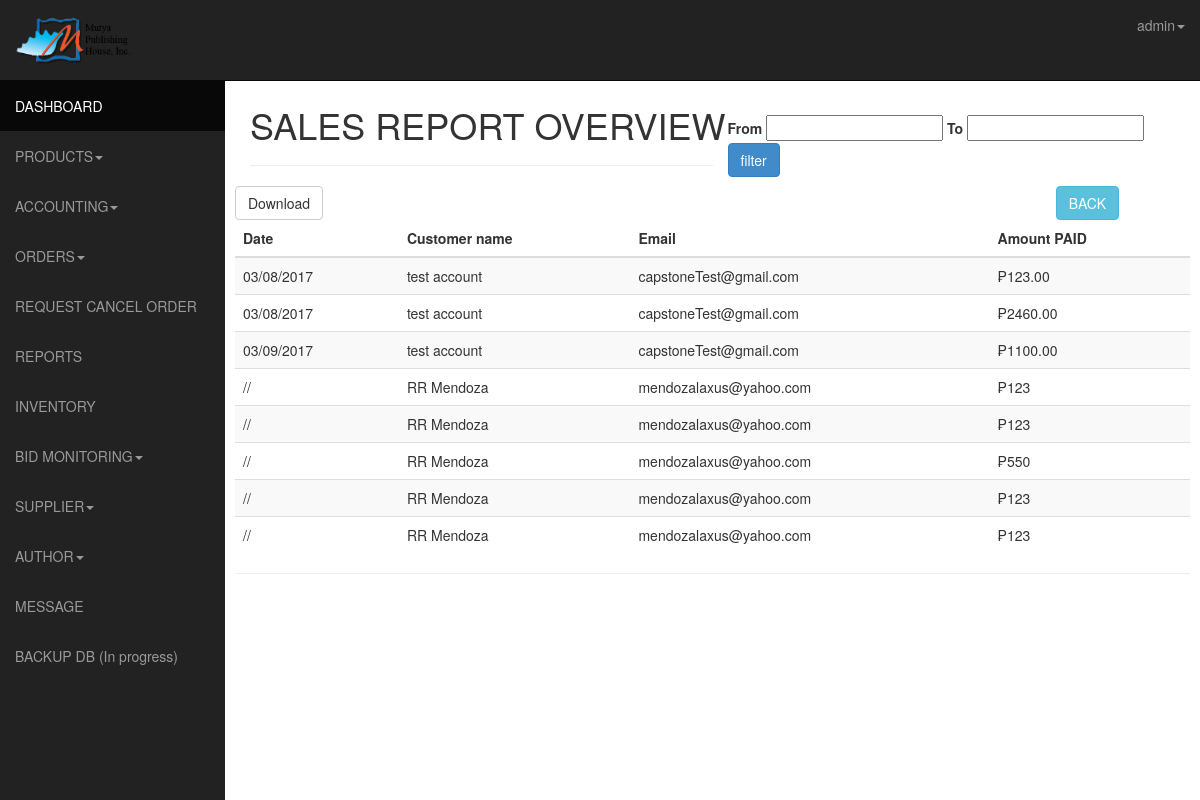
/admin/sales_report.php (signed in), run on an earlier commit of the app's database.
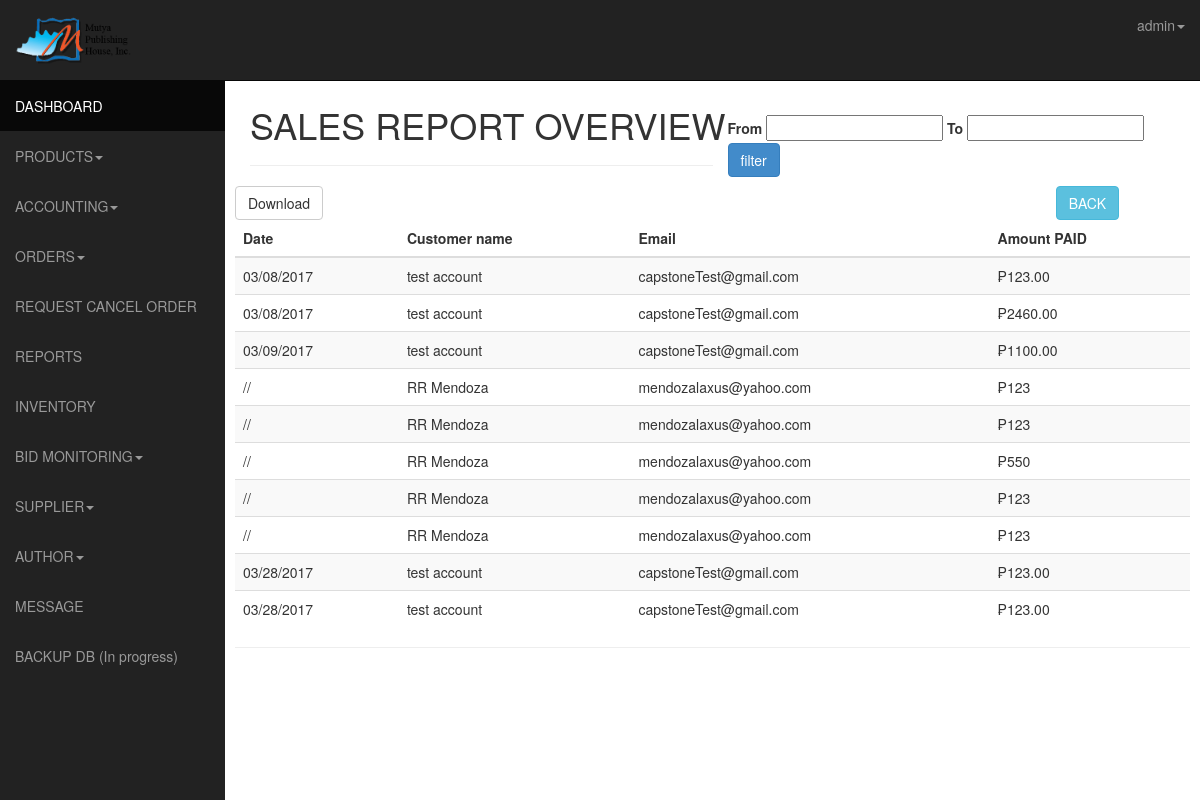
And on a later commit of the database.
### tables this page shows
CREATE TABLE IF NOT EXISTS `transactions` (
  `id` int(11) NOT NULL AUTO_INCREMENT,
  `user_id` int(11) NOT NULL,
  `product_id_array` varchar(255) NOT NULL,
  `payer_email` varchar(255) NOT NULL,
  `first_name` varchar(255) NOT NULL,
  `last_name` varchar(255) NOT NULL,
  `month` varchar(4) NOT NULL,
  `day` varchar(4) NOT NULL,
  `year` varchar(4) NOT NULL,
  `payment_date` timestamp NOT NULL DEFAULT CURRENT_TIMESTAMP ON UPDATE CURRENT_TIMESTAMP,
  `mc_gross` varchar(255) NOT NULL,
  `payment_currency` varchar(255) NOT NULL,
  `receiver_email` varchar(255) NOT NULL,
  `payment_type` varchar(255) NOT NULL,
  `payment_status` varchar(255) NOT NULL,
  `txn_type` varchar(255) NOT NULL,
  `payer_status` varchar(255) NOT NULL,
  `address_street` varchar(255) NOT NULL,
  `address_city` varchar(255) NOT NULL,
  `address_state` varchar(255) NOT NULL,
  `address_zip` varchar(255) NOT NULL,
  `address_country` varchar(255) NOT NULL,
  `address_status` varchar(255) NOT NULL,
  `notify_version` varchar(255) NOT NULL,
  `verify_sign` varchar(255) NOT NULL,
  `payer_id` varchar(255) NOT NULL,
  `mc_currency` varchar(255) NOT NULL,
  `mc_fee` varchar(255) NOT NULL,
  `txn_id` varchar(255) NOT NULL,
  `qty` int(11) NOT NULL,
  PRIMARY KEY (`id`)
);

### admin/sales_report.php (the view, shortened to what this page needs)
<!DOCTYPE html>
<html lang="en">
  <head>
    <link href="css/bootstrap.css" rel="stylesheet">
    <link href="css/sb-admin.css" rel="stylesheet">-->
    <link rel="stylesheet" href="css/morris-0.4.3.min.css">
   <link rel="stylesheet" href="http://code.jquery.com/ui/1.10.3/themes/smoothness/jquery-ui.css">
    <link rel="stylesheet" href="/resources/demos/style.css" />
  </head>
  <body>
    <div id="wrapper">
      <nav class="navbar navbar-inverse  navbar-fixed-top" role="navigation">
      <?php include 'template/sidebar.php';?>
		<?php include 'template/top.php';?>
      </nav>
      <div id="page-wrapper">
        <div class="row">
          <div class="col-lg-12">
            <h1>SALES REPORT OVERVIEW <small></small></h1>
            <div class="col-lg-6 pull-right" style="margin-top:-40px;">
              <form action="" method="post"><label for="from">From</label>
			         <input type="text" id="from" name="date2" />
			         <label for="to">To</label>
			         <input type="text" id="to" name="date1" />
			         <input type="submit" name="submit" class="btn btn-primary" value="filter"/> </form>
            </div>
           <hr>
          </div>
        </div>
       <div class="row">
       <div class="row">
            <div class="col-lg-10">
              <button onclick="window.location='excel_download.php?sales_rep=print'" target="_blank" class="btn btn-default">Download</button>
           </div>
           <div class="col-lg-2 pull-right">
              <button onclick="window.location='reports.php'" class="btn btn-info">BACK</button>
           </div>
       </div>
        <div class="table-responsive">
        <table class="table table-striped">
          <thead>
     <th>Date</th>
  <th>Customer name</th>
    <th>Email</th>
    <th>Amount PAID</th>
	 		    </thead>
          <tbody>
     <?php
$month = date('m');
$day = date('d');
$year = date('Y');
$output = "";
$todayQuery= mysql_query("SELECT * FROM transactions ORDER BY id");
			if (mysql_num_rows($todayQuery)==0){
         $output .= "<tr ><td colspan='5'><div class='alert alert-warning'>No order for this date ($month/$day/$year)</div></td></tr>";
}
else {
        while($row = mysql_fetch_array($todayQuery)){
          $first_name = $row['first_name'];
		  $last_name = $row['last_name'];
		  $payer_email = $row['payer_email'];
		  $mc_gross = $row['mc_gross'];
		  $day = $row['day'];
          $month = $row['month'];
          $year = $row['year'];
		   $output .= "<tr>";
          $output .= '<td>'.$month.'/'.$day.'/'.$year.'</td>';
          $output .= '<td>'.$first_name.' '.$last_name.'</td>';
         $output .=   '<td> '.$payer_email.'</td>';
         $output .= '<td> &#8369;'.$mc_gross.'</td>';
        }
}
 ?>
 <?php echo $output ?>
      </tbody>
      </table>
      <hr />
      </div>
    </div>
  </body>
</html>

### admin/template/sidebar.php (shortened to what this page needs)
<?php
  if (loggedin())
      {
        $query = mysql_query("SELECT * FROM admin WHERE username ='$_SESSION[manager]' ");
          while ($row = mysql_fetch_assoc($query))
          {
            $type = @$row['type'];
          }
        }
      else
      {
      }
  if ($type == 'admin') {
?>
        <div class="navbar-header">
          <a class="navbar-brand" href="index.php"><img src="../img/logo.png" /></a>
        </div>
        <div class="collapse navbar-collapse navbar-ex1-collapse">
          <ul class="nav navbar-nav side-nav mt31">
            <li class="active"><a href="index.php"><i class="fa fa-dashboard"></i> DASHBOARD</a></li>
            <li class="dropdown">
              <a href="#" class="dropdown-toggle" data-toggle="dropdown"><i class="fa fa-caret-square-o-down"></i>PRODUCTS<b class="caret"></b></a>
            </li>
            <li class="dropdown">
              <a href="#" class="dropdown-toggle" data-toggle="dropdown"><i class="fa fa-caret-square-o-down"></i>ACCOUNTING<b class="caret"></b></a>
            </li>
           <li class="dropdown">
              <a href="orders.php" class="dropdown-toggle" data-toggle="dropdown"><i class="fa fa-caret-square-o-down"></i>ORDERS<b class="caret"></b></a>
            </li>
             <li><a href="cancel.php"><i class="fa fa-edit"></i>REQUEST CANCEL ORDER</a></li>
            <li><a href="reports.php"><i class="fa fa-edit"></i> REPORTS</a></li>
            <li><a href="inventory.php"><i class="fa fa-font"></i>INVENTORY</a></li>
            <li class="dropdown">
              <a href="#" class="dropdown-toggle" data-toggle="dropdown"><i class="fa fa-caret-square-o-down"></i>BID MONITORING<b class="caret"></b></a>
            </li>
            <li class="dropdown">
              <a href="#" class="dropdown-toggle" data-toggle="dropdown"><i class="fa fa-caret-square-o-down"></i>SUPPLIER<b class="caret"></b></a>
            </li>
            <li class="dropdown">
              <a href="#" class="dropdown-toggle" data-toggle="dropdown"><i class="fa fa-caret-square-o-down"></i>AUTHOR<b class="caret"></b></a>
            </li>
            <li><a href="messaging.php"><i class="fa fa-font"></i>MESSAGE</a></li>
            <li><a href="backup.php"><i class="fa fa-font"></i>BACKUP DB (In progress)</a></li>
          </ul>
<?php
  }
 ?>

What changed in the data, as far as the page shows it:
added transactions: month "03", day "28", year "2017", first_name "test", last_name "account", payer_email "capstoneTest@gmail.com", mc_gross "123.00"
added transactions: month "03", day "28", year "2017", first_name "test", last_name "account", payer_email "capstoneTest@gmail.com", mc_gross "123.00"
